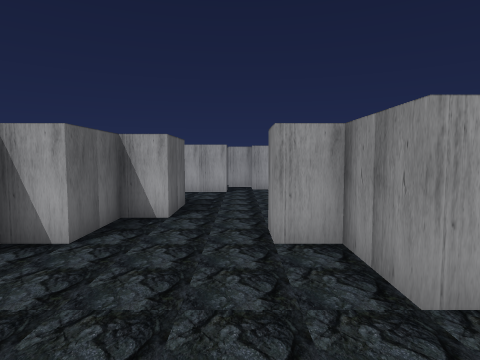
view 1 (above)

24 first-person views from a walk through a Godot game level. The camera is 1.5 m above the floor, tilts 4° down and sees 75° across. The floor is counted in squares, 1.2 m on a side. Each view is taken from the middle of a square. On the plan, view 1 faces up. The plan holds only what a view shows up to about 14 squares ahead; the rest is blank. Flat picture figures and markers are left out. Characters and animated objects are not drawn.

view 2
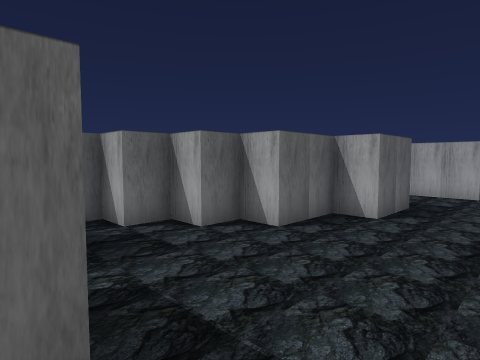

view 3
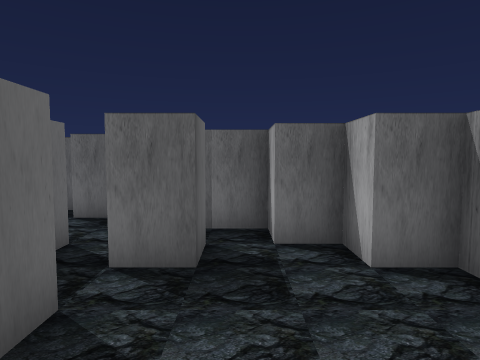

view 4
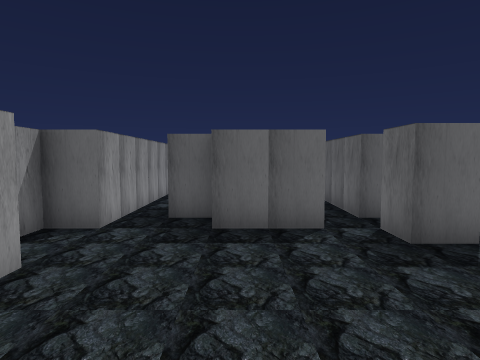

view 5
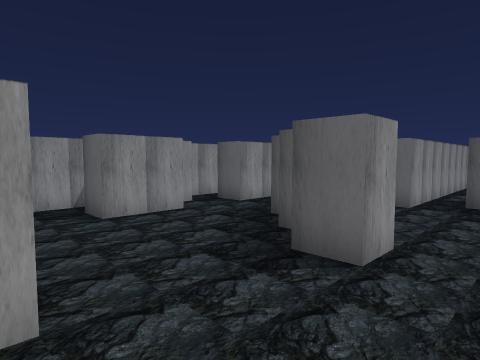

view 6
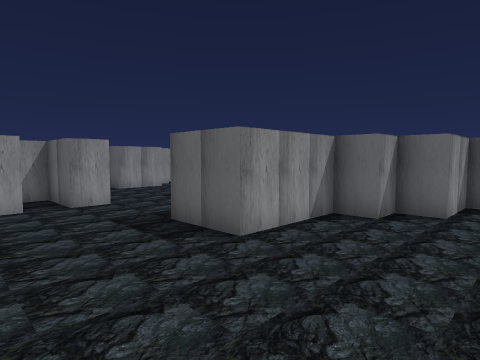

view 7
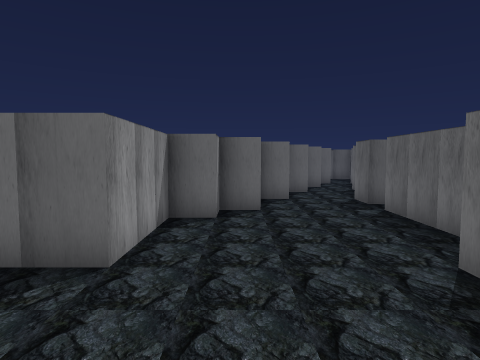

view 8
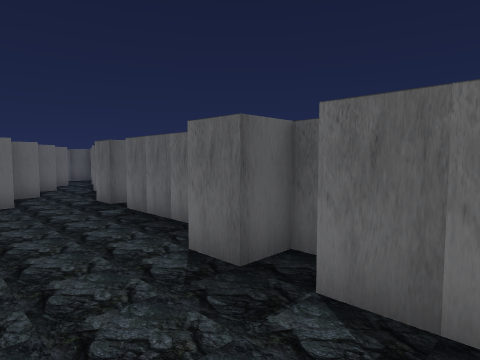

view 9
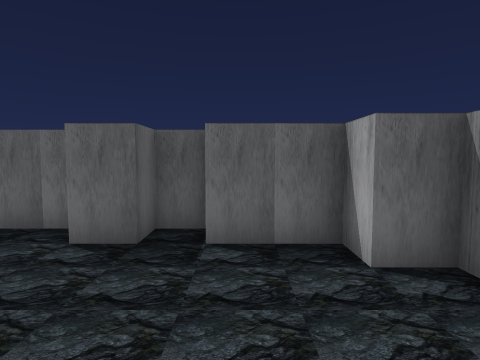

view 10
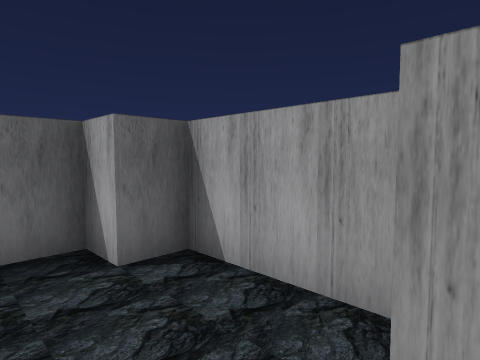

view 11
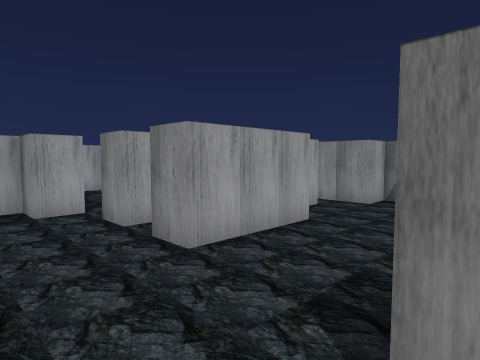

view 12
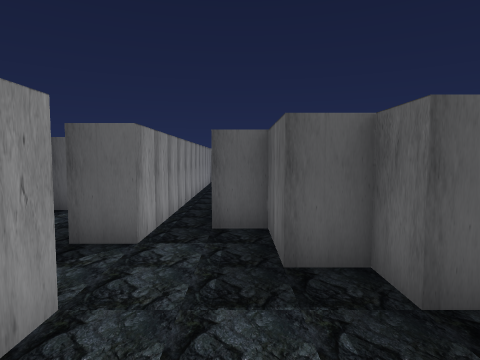

view 13
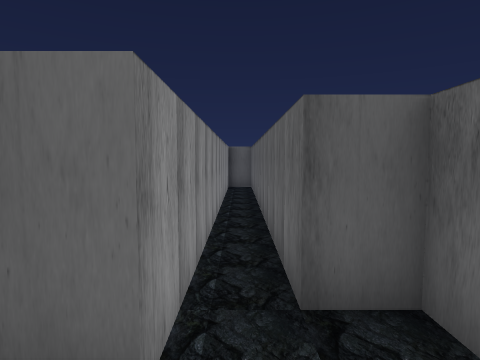

view 14
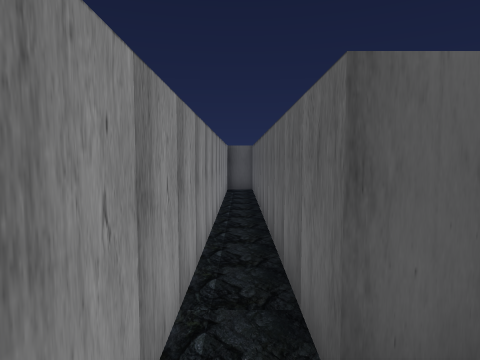

view 15
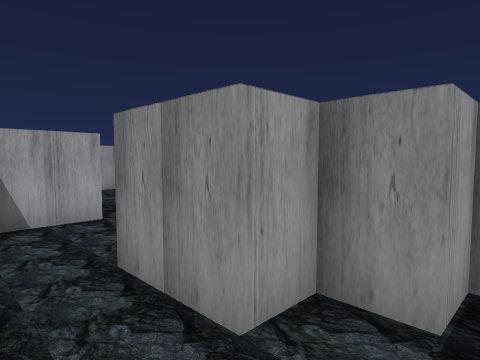

view 16
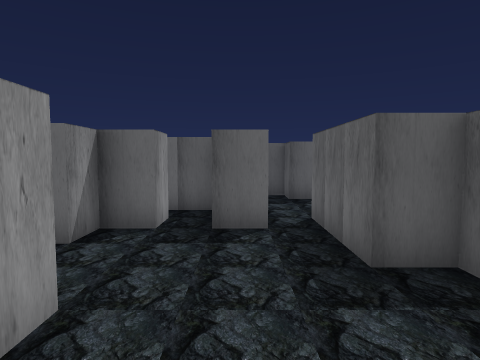

view 17
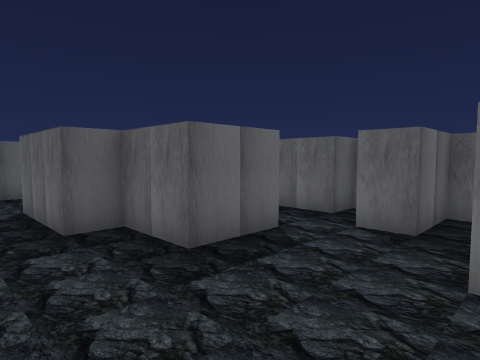

view 18
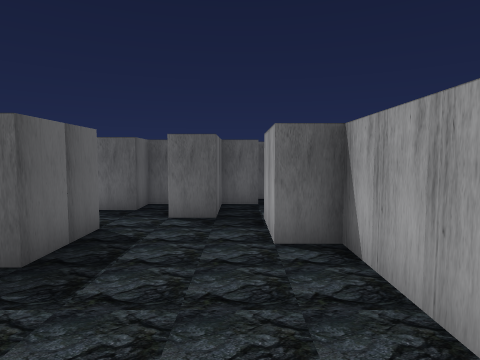

view 19
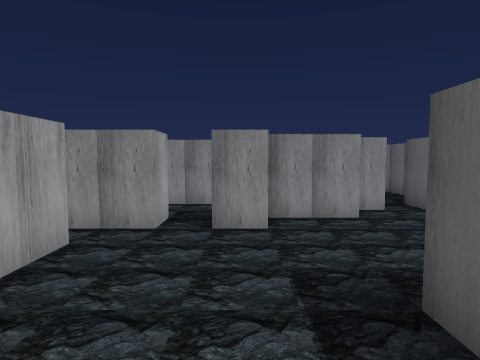

view 20
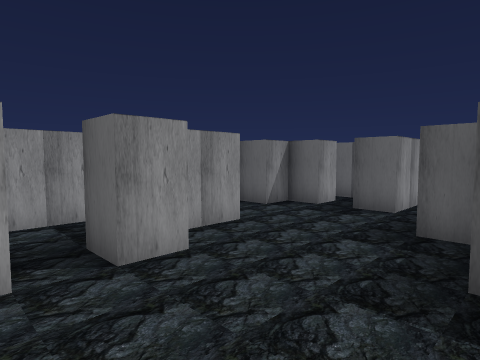

view 21
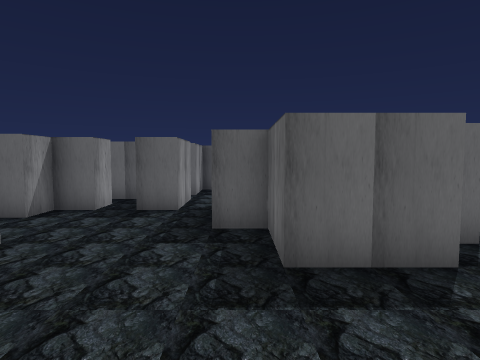

view 22
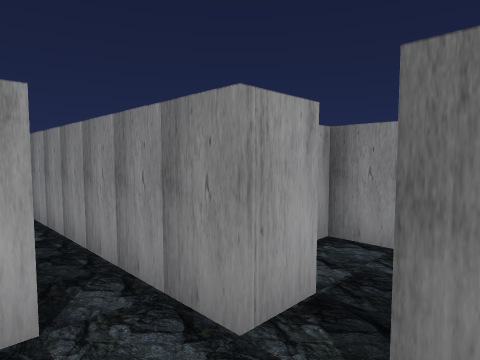

view 23
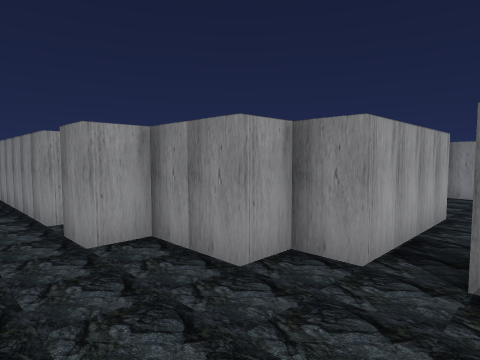

view 24
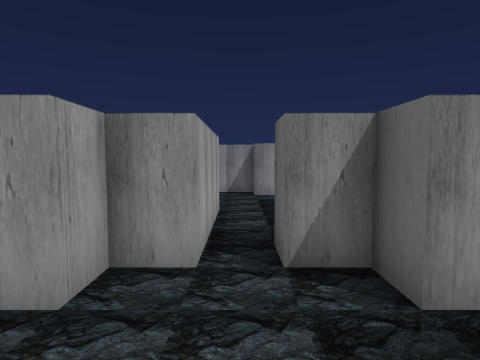

### Floor plan
Key: @ floor where view 1 was taken; # wall or solid block; . floor.
Columns run from 10 left of view 1 to 19 right of it. Each row starts with its distance up from view 1.
 24                    #
 23                   .#
 22                   .#
 21                   .#
 20                   .#
 19               ####.####
 18          #..###....#..#
 17          ##...........#
 16           ###......#..#
 15           #........##
 14    ####   ##..##....#
 13   ##..### .#.###....#####....#
 12   #.....##..## ##............#
 11  ##.........#   #....#......##
 10  #............###.#.##  ##
  9  ##.........###...#..
  8  #.....##.........###
  7  #.....##.........#
  6  #.....#........#.#
  5  #....##...#....###
  4  ....##....##....##
  3  #..##......##....#
  2  ...#........#..#.#
  1  ..##.#......##.#..
  0 #..#....##@.###.# .
 -1 ..##..#. ##.# #.# ##
 -2 ..#.  #.   .# #.#
 -3       #    .# #.#
 -4            .# #.#
 -5            .# #.#
 -6             # #.#
 -7             # #.#
 -8               #.#
 -9               #.
-10               ##

Where each view was taken, in squares from view 1:
view 1: 0 up, 0 right, facing up
view 2: 0 up, 1 right, facing up-left
view 3: 2 up, 0 right, facing left
view 4: 6 up, 1 left, facing down
view 5: 9 up, 1 left, facing down-right
view 6: 12 up, 7 left, facing down-right
view 7: 12 up, 5 left, facing down
view 8: 12 up, 5 left, facing down-left
view 9: 11 up, 3 left, facing left
view 10: 11 up, 3 left, facing up-left
view 11: 5 up, 1 left, facing up-right
view 12: 7 up, 4 right, facing down
view 13: 4 up, 5 right, facing down
view 14: 3 up, 5 right, facing down
view 15: 3 up, 4 right, facing up-right
view 16: 16 up, 8 right, facing down
view 17: 18 up, 8 right, facing down-left
view 18: 17 up, 9 right, facing left
view 19: 16 up, 3 right, facing right
view 20: 18 up, 5 right, facing down-right
view 21: 18 up, 6 right, facing down
view 22: 16 up, 7 right, facing up-right
view 23: 11 up, 7 right, facing up-right
view 24: 12 up, 7 right, facing right
